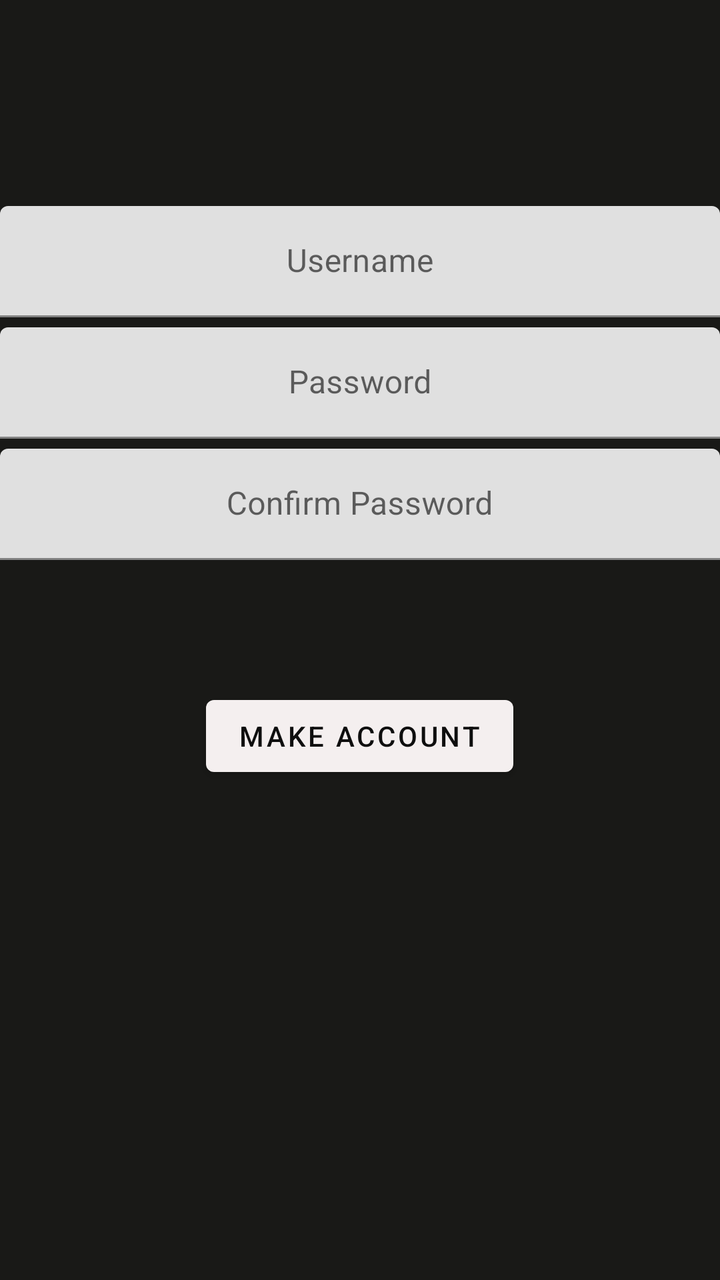
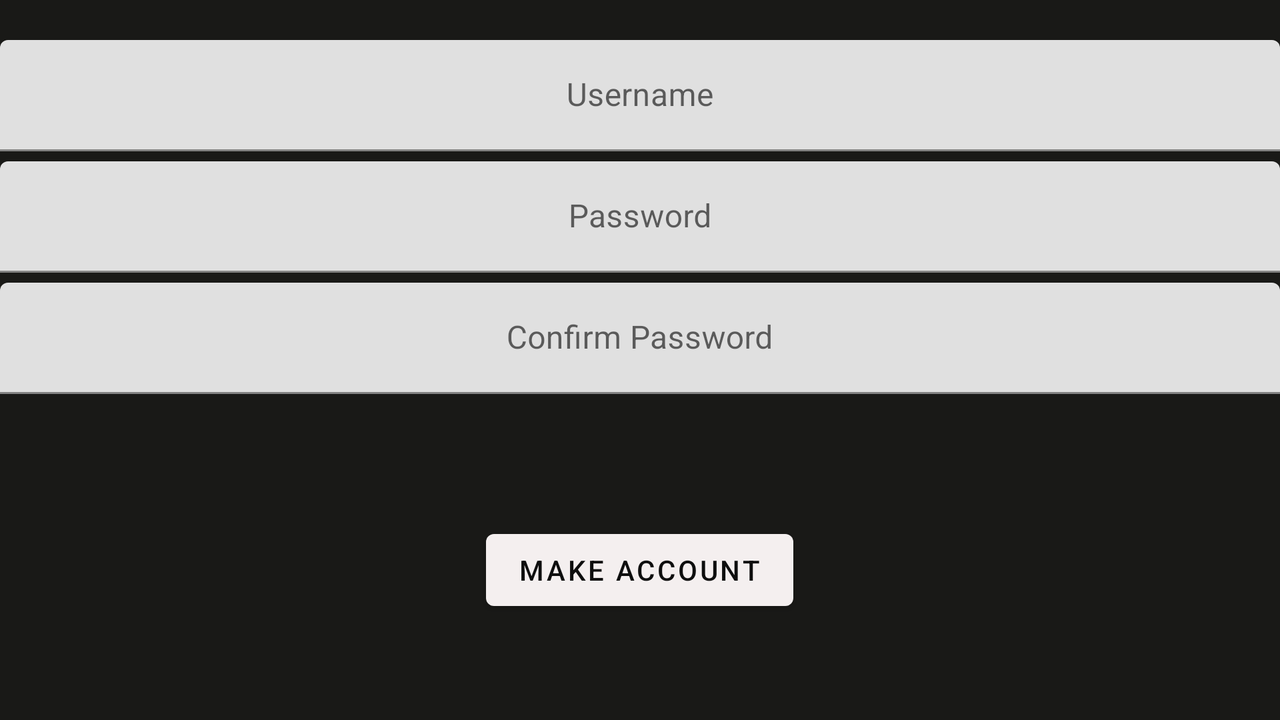

First picture: res/layout/ on a phone held upright. Second picture: the repository's own variant of that layout, on a device whose configuration matches the variant's folder. Source for both follows.
<!-- AndroidManifest.xml: application theme Theme.Proj1 -->
<!-- res/layout/create_account.xml -->
<?xml version="1.0" encoding="utf-8"?>

<RelativeLayout xmlns:android="http://schemas.android.com/apk/res/android"
    xmlns:app="http://schemas.android.com/apk/res-auto"
    android:layout_width="match_parent"
    android:layout_height="match_parent"
    android:background="#191917">

    <Button
        android:id="@+id/make_account"
        android:layout_width="wrap_content"
        android:layout_height="wrap_content"
        android:layout_below="@id/clientResponse"
        android:layout_centerHorizontal="true"
        android:onClick="onCreateAccount"
        android:text="@string/make_account"
        android:textColor="#0E0E0E"
        app:backgroundTint="#F4EFEF" />

    <com.google.android.material.textfield.TextInputLayout
        android:id="@+id/username"
        android:layout_width="match_parent"
        android:layout_height="wrap_content"
        android:layout_above="@id/password"
        android:textAlignment="center">

        <com.google.android.material.textfield.TextInputEditText
            android:id="@+id/user"
            android:layout_width="match_parent"
            android:layout_height="wrap_content"
            android:gravity="center"
            android:hint="@string/enter_username"
            android:password="false"
            android:textAlignment="center" />
    </com.google.android.material.textfield.TextInputLayout>

    <com.google.android.material.textfield.TextInputLayout
        android:id="@+id/password"
        android:layout_width="match_parent"
        android:layout_height="wrap_content"
        android:layout_above="@id/passwordRe"
        android:gravity="center">

        <com.google.android.material.textfield.TextInputEditText
            android:id="@+id/p1"
            android:layout_width="match_parent"
            android:layout_height="wrap_content"

            android:layout_marginTop="5dp"
            android:gravity="center"
            android:hint="@string/enter_password"
            android:password="true" />
    </com.google.android.material.textfield.TextInputLayout>

    <com.google.android.material.textfield.TextInputLayout
        android:id="@+id/passwordRe"
        android:layout_width="match_parent"
        android:layout_height="wrap_content"
        android:layout_above="@id/center_frame"
        android:layout_marginBottom="20dp"
        android:gravity="center">

        <com.google.android.material.textfield.TextInputEditText
            android:id="@+id/p2"
            android:layout_width="match_parent"
            android:layout_height="wrap_content"
            android:layout_marginTop="5dp"
            android:layout_marginBottom="20dp"
            android:gravity="center"
            android:hint="@string/enter_password_again"
            android:password="true" />
    </com.google.android.material.textfield.TextInputLayout>

    <TextView
        android:id="@+id/clientResponse"
        android:layout_width="match_parent"
        android:layout_height="wrap_content"
        android:layout_below="@id/passwordRe"
        android:gravity="center"
        android:paddingStart="5dp"
        android:paddingEnd="5dp"
        android:paddingBottom="5dp"
        android:textColor="#F44336" />

    <FrameLayout
        android:id="@+id/center_frame"
        android:layout_width="match_parent"
        android:layout_height="wrap_content"
        android:layout_centerInParent="true">

    </FrameLayout>
</RelativeLayout>
<!-- resources referenced by this layout -->
<resources>
  <string name="enter_password">Password</string>
  <string name="enter_password_again">Confirm Password</string>
  <string name="enter_username">Username</string>
  <string name="make_account">Make Account</string>
  <style name="Theme.Proj1" parent="Theme.MaterialComponents.DayNight.DarkActionBar">
          
          <item name="colorPrimary">@color/purple_500</item>
          <item name="colorPrimaryVariant">@color/purple_700</item>
          <item name="colorOnPrimary">@color/white</item>
          
          <item name="colorSecondary">@color/teal_200</item>
          <item name="colorSecondaryVariant">@color/teal_700</item>
          <item name="colorOnSecondary">@color/black</item>
          
          <item name="android:statusBarColor" tools:targetApi="l">?attr/colorPrimaryVariant</item>
          
      </style>
</resources>
<!-- res/layout-land/create_account.xml (the repository's variant of the layout above) -->
<!-- drawn on the phone turned sideways -->
<?xml version="1.0" encoding="utf-8"?>

<RelativeLayout xmlns:android="http://schemas.android.com/apk/res/android"
    xmlns:app="http://schemas.android.com/apk/res-auto"
    xmlns:tools="http://schemas.android.com/tools"
    android:layout_width="wrap_content"
    android:layout_height="match_parent"
    android:background="#191917">

    <Button
        android:id="@+id/make_account"
        android:layout_width="wrap_content"
        android:layout_height="wrap_content"
        android:layout_below="@id/clientResponse"
        android:layout_centerHorizontal="true"
        android:onClick="onCreateAccount"
        android:text="@string/make_account"
        android:textColor="#0E0E0E"
        app:backgroundTint="#F4EFEF" />

    <com.google.android.material.textfield.TextInputLayout
        android:id="@+id/username"
        android:layout_width="match_parent"
        android:layout_height="wrap_content"
        android:layout_alignParentTop="true"
        android:textAlignment="center">

        <com.google.android.material.textfield.TextInputEditText
            android:id="@+id/user"
            android:layout_width="match_parent"
            android:layout_height="wrap_content"
            android:layout_marginTop="20dp"
            android:gravity="center"
            android:hint="@string/enter_username"
            android:password="false"
            android:textAlignment="center"
            android:textColor="#0B0808"
            android:textColorHint="#75000000" />
    </com.google.android.material.textfield.TextInputLayout>

    <com.google.android.material.textfield.TextInputLayout
        android:id="@+id/password"
        android:layout_width="match_parent"
        android:layout_height="wrap_content"
        android:layout_below="@id/username"
        android:gravity="center">

        <com.google.android.material.textfield.TextInputEditText
            android:id="@+id/p1"
            android:layout_width="match_parent"
            android:layout_height="wrap_content"

            android:layout_marginTop="5dp"
            android:gravity="center"
            android:hint="@string/enter_password"
            android:password="true"
            android:textColorHint="#75000000"
            tools:ignore="TextContrastCheck" />
    </com.google.android.material.textfield.TextInputLayout>

    <com.google.android.material.textfield.TextInputLayout
        android:id="@+id/passwordRe"
        android:layout_width="match_parent"
        android:layout_height="wrap_content"
        android:layout_below="@id/password"
        android:layout_marginBottom="20dp"
        android:gravity="center">

        <com.google.android.material.textfield.TextInputEditText
            android:id="@+id/p2"
            android:layout_width="match_parent"
            android:layout_height="wrap_content"
            android:layout_marginTop="5dp"
            android:layout_marginBottom="20dp"
            android:gravity="center"
            android:hint="@string/enter_password_again"
            android:password="true"
            android:textColorHint="#75000000" />
    </com.google.android.material.textfield.TextInputLayout>

    <TextView
        android:id="@+id/clientResponse"
        android:layout_width="match_parent"
        android:layout_height="wrap_content"
        android:layout_below="@id/passwordRe"
        android:gravity="center"
        android:paddingStart="5dp"
        android:paddingEnd="5dp"
        android:paddingBottom="5dp"
        android:textColor="#F44336" />

</RelativeLayout>
